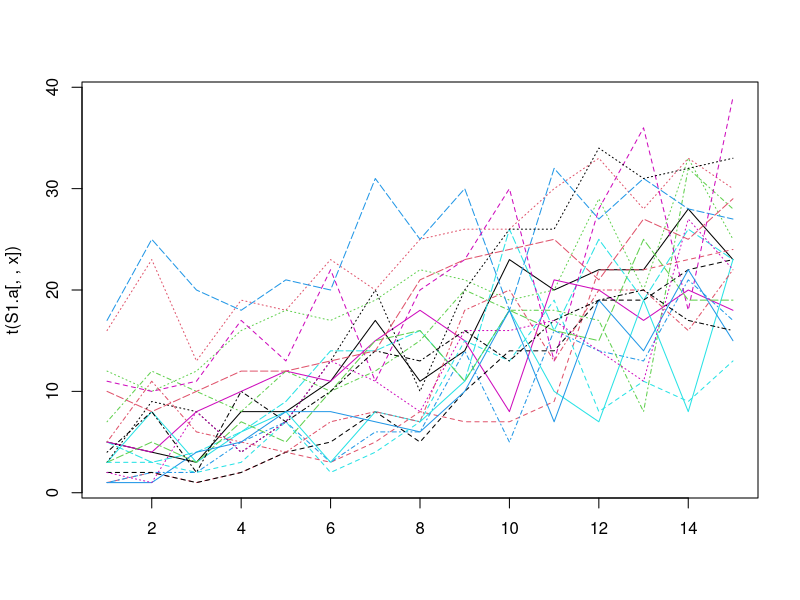
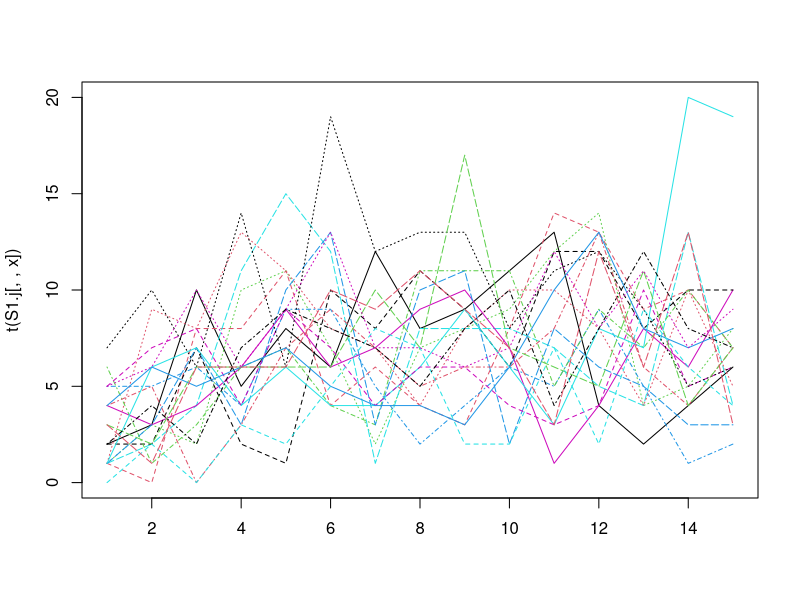
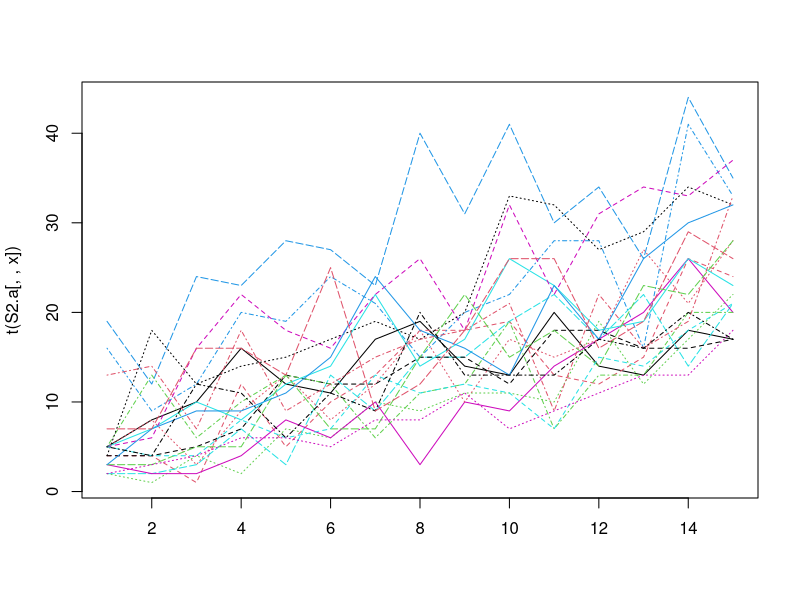
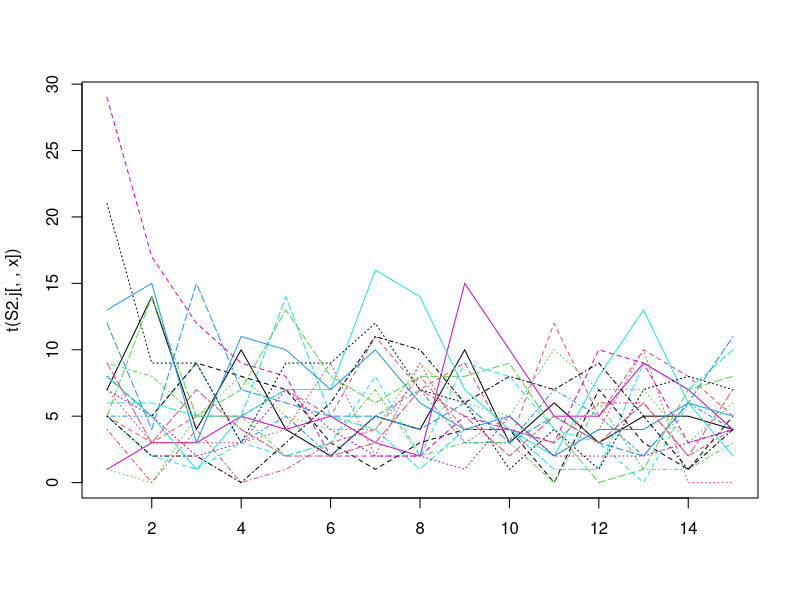
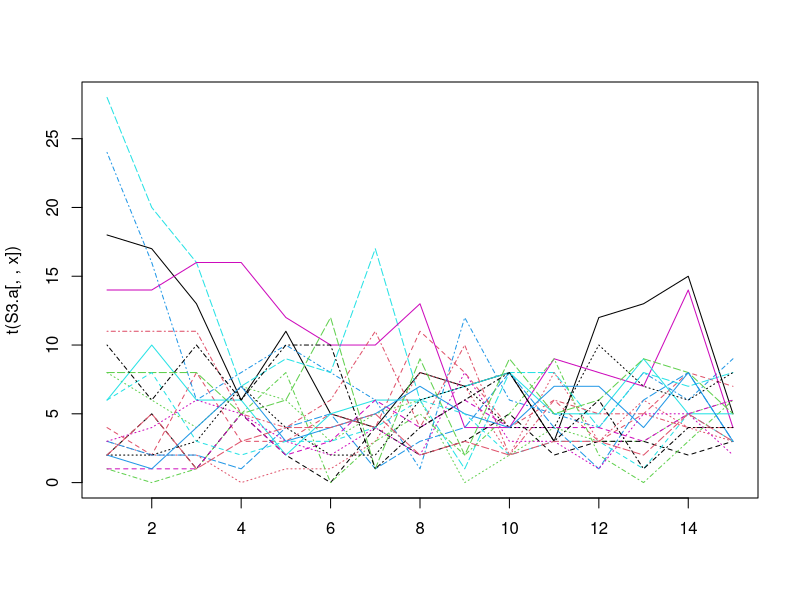
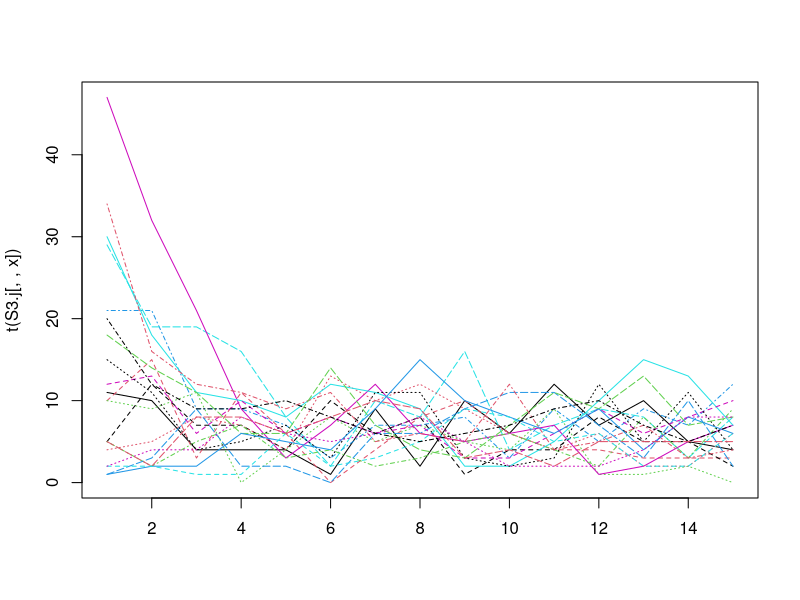
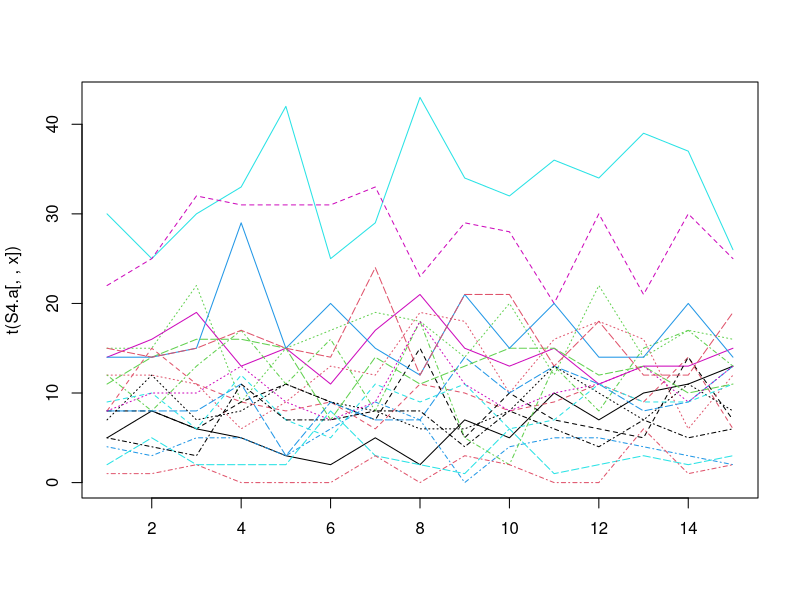
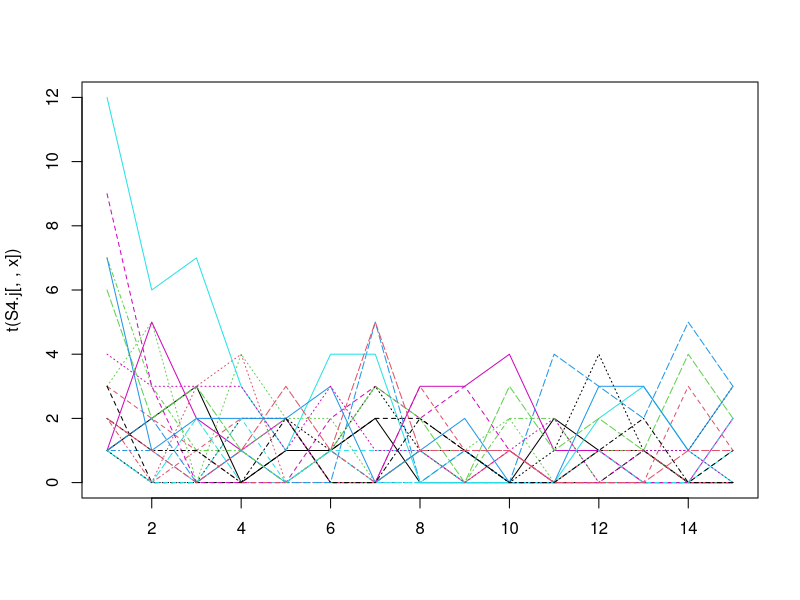

Source code (R) for these figures, in order:

### Code by Maria Paniw
### Created 09-10-2022

### Simulated data to test parameter recovery

# We simulated five species (S1-S5) in 20 sites

### Here are the parameters we used for simulations: 

# a - parameters for adult survival 
# b - parameters for juveniles survival
# 0 - model intercept
# 1 - slope associated with rainfall
# 2 - slope associated with intraspecific density
# 3 - slope associated with interspecific density
# gamma - average per capita recruitment (gain)
# tau - transition from juvenile to adult

a0.S1=c(5,5,5,8,5,5,5,2.5,5,6,4,5,5,4,5)
a1.S1=c(0.4,0.6,0.4,0.4,0.4,0.5,0.4,0,0.4,0.4,0.4,0.4,0.4,0.9,0.6)
a2.S1=c(0,0,-0.9,0,-1,-1,-1,0.2,0,0,0,-1,0,0,0)
a3.S1=c(-0.9,-0.8,0,-1.8,0,0,0,-0.4,-0.8,-1,-0.9,0,-1,-0.6,-1)
b0.S1=c(4,3.8,2,2,2,0.5,2,NA,NA,2,NA,2,2,1.5,2)
b1.S1=c(0.8,0.8,0.3,0,0,0,0,NA,NA,0,0,0,0,0.1,0)
b2.S1=c(0,0,0,0,-0.3,rep(0,10))
b3.S1=c(-0.1,-0.1,0,-0.3,0,1,-0.3,NA,NA,-0.3,-0.3,-0.5,-0.3,0,-0.3)
gamma.S1=c(4.8,4.5,5,5,1,1.7,1,1.5,1,1,1,2,1,1.1,1.8)
tau.S1=c(0.2,0.4,0.2,0.2,0.2,0.25,0.2,0.5,0.2,0.2,0.2,0.5,0.2,0.2,0.2)

a0.S2=c(4,4.5,4,6,4,4,4,7,5,4,5,4,4,8,5)
a1.S2=c(rep(0,7),0.7,0,0,0,0,0,0,0.7)
a2.S2=c(-0.7,-0.9,rep(-0.7,5),0,-0.7,-1.5,-1.7,-0.7,0.7,-1.2,0)
a3.S2=c(-0.2,-0.4,-0.3,rep(-0.2,4),-0.8,-0.2,-0.9,-0.2,-0.2,-0.2,-0.6,-0.2)
b0.S2=c(6,5,5,6,rep(NA,11))
b1.S2=c(0.5,0.5,0.7,0.7,rep(NA,11))
b2.S2=c(0,0,0,-1.2,rep(NA,11))
b3.S2=c(-1.2,1.5,-1.2,0,rep(NA,11))
gamma.S2=c(5,6,5,5,rep(2.1,11))
tau.S2=c(rep(0.3,7),0.6,0.6,0.3,0.6,0.3,0.3,0.2,0.3)

a0.S3=c(6.5,7,6.5,8.5,3.5,3.5,3.5,6,5,3.5,5,3.8,3.4,2,3.1)
a1.S3=c(rep(0,15))
a2.S3=c(rep(0,14),-0.6)
a3.S3=c(-0.9,-0.9,-1.0,-1.7,rep(-0.55,3),-2,-1.2,-0.55,-1.2,-0.6,-0.6,-0.2,0)
b0.S3=c(4,4,4,4,1.5,1.5,3,0.1,0.9,0.9,0.9,1.5,NA,NA,NA)
b1.S3=c(rep(0,15))
b2.S3=c(0.2,-0.2,-0.3,0.2,0,0,0,0,0.2,0,0,0,NA,NA,NA)
b3.S3=c(-0.6,0.9,0.6,0.6,-0.2,0.2,0.2,-0.4,-0.6,0,-0.6,0.2,NA,NA,NA)
gamma.S3=c(6,6,6,4.9,2.5,2.5,2.5,2.5,3.8,2.5,2.5,2.5,3.5,2.2,2.5)
tau.S3=c(0.1,0.2,0.1,0.1,0.2,0.23,0.2,0.7,0.7,0.1,0.7,0.2,0.1,0.1,0.15)


a0.S4=c(4.1,4.1,4.1,8,5,3.5,3.5,9,6,6,6,6,5,4,4.5)
a1.S4=c(rep(0,5),0.2,0.3,rep(0,8))
a2.S4=c(-0.4,-0.4,-0.4,-0.4,-0.4,0.3,0.4,-1.5,-0.4,-1.2,-0.7,-0.4,-0.4,-0.6,-0.5)
a3.S4=c(-0.9,-0.9,-1.98,-1.98,-0.7,-0.6,-0.7,-1.8,-1,-0.3,-1,-0.7,-0.7,-0.3,-0.7)
b0.S4=c(2.8,3.8,2.7,4,3,3,3,rep(NA,8))
b1.S4=c(0,0,0,0,0.2,0.2,0.2,rep(NA,8))
b2.S4=c(0,0,0,0,-0.35,0.35,-0.35,rep(NA,8))
b3.S4=c(-0.1,-0.1,-0.1,-1.9,0,0,0,rep(NA,8))
gamma.S4=c(7,7,7,4.9,0.5,0.4,0.5,1.1,0.5,0.9,0.5,0.3,0.5,0.5,0.5)
tau.S4=c(0.2,0.2,0.5,0.2,0.2,0.2,0.2,0.6,0.3,0.2,0.2,0.4,0.2,0.2,0.2)

a0.S5=c(4.2,4.2,5,rep(4.2,4),3.5,3.5,4.2,5,4.2,3.9,5,4.2)
a1.S5=c(1,1,1.2,rep(1,4),1.5,1,1,0.8,1,1,1,1)
a2.S5=c(-0.2,-0.3,-0.3,rep(-0.2,4),-0.3,rep(-0.2,5),-0.6,-0.2)
a3.S5=c(-0.6,-0.5,rep(-0.6,5),-0.2,rep(-0.6,5),-0.9,-0.6)
b0.S5=c(3.5,3.5,rep(NA,5),1.5,1.2,NA,1.9,NA,NA,NA,NA)
b1.S5=c(0.4,0.4,rep(NA,5),0.6,0.6,NA,0,NA,NA,NA,NA)
b2.S5=c(0,0,rep(NA,5),-1.1,-0.8,NA,-0.8,NA,NA,NA,NA)
b3.S5=c(rep(0,15))
gamma.S5=c(7,7,7,4.9,1.7,1.7,1.7,3,1.9,1.7,1.7,2.5,1.7,1.7,1.7)
tau.S5=c(0.3,0.35,rep(0.3,5),0.65,0.3,0.3,0.3,0.3,0.3,0.3,0.3)

# Rainfall

rain=rnorm(20)

# Densities (all but initial ones simulated): 20 sites, 15 years
# a - adults
# j - juveniles

# S1
S1.a = array(NA,c(20,15,15))
S1.a[,1,]=c(5,1,12,1,5,5,2,16,7,17,3,11,3,5,3,1,3,2,4,10)

S1.j = array(NA,c(20,15,15))
S1.j[,1,]=c(2,1,1,5,1,4,2,1,6,1,1,5,7,4,3,4,0,5,2,3)


# S2
S2.a = array(NA,c(20,15,15))
S2.a[,1,]=c(5,4,2,16,2,3,4,5,5,19,5,5,4,13,3,3,5,2,5,7)

S2.j = array(NA,c(20,15,15))
S2.j[,1,]=c(7,5,1,5,6,1,8, 7,9,12,8,29,21,4,5,13,5,7,5,9)


# S3
S3.a = array(NA,c(20,15,15))
S3.a[,1,]=c(18,4,8,24,28,14,2,3,1,3,6,1,2,11,8,2,6,3,10,2)

S3.j = array(NA,c(20,15,15))
S3.j[,1,]=c(11,10,10,21,29,47,5,4,5,1,30,12,15,34,18,1,2,2,20,5)


# S4
S4.a = array(NA,c(20,15,15))
S4.a[,1,]=c(5,8,15,4,2,14,8,12,12,8,30,22,7,1,11,14,9,8,5,15)

S4.j = array(NA,c(20,15,15))
S4.j[,1,]=c(1,3,3,1,1,1,3,1,7,1,12,9,1,2,6,7,1,4,2,2)


# S5
S5.a = array(NA,c(20,15,15))
S5.a[,1,]=c(16,2,6,1,5,5,13,5,1,2,5,9,5,1,4,12,2,4,3,10)

S5.j = array(NA,c(20,15,15))
S5.j[,1,]=c(4,9,4, 0,4,9,14,3,3,3,10,13,3,7,2,15,2,3,2,1)

# Simulate the remaining abundances

for(x in 1:15){ # number of simulations
  
  for(i in 1:20) { # Loop over sites
    
    #Intraspecific abundance
    
    Na.s1 <- S1.a[i,1,x]
    Nj.s1 <- S1.j[i,1,x]
    Na.s2 <- S2.a[i,1,x]
    Nj.s2 <- S2.j[i,1,x]
    Na.s3 <- S3.a[i,1,x]
    Nj.s3 <- S3.j[i,1,x]
    Na.s4 <- S4.a[i,1,x]
    Nj.s4 <- S4.j[i,1,x]
    Na.s5 <- S5.a[i,1,x]
    Nj.s5 <- S5.j[i,1,x]
    
  
    # Initial neighbor
    
    neigh.S1 <- log(Na.s2+Na.s3+Na.s4+Na.s5)
    neigh.S2 <- log(Na.s1+Na.s3+Na.s4+Na.s5)
    neigh.S3 <- log(Na.s2+Na.s1+Na.s4+Na.s5)
    neigh.S4 <- log(Na.s2+Na.s3+Na.s1+Na.s5)
    neigh.S5 <- log(Na.s2+Na.s3+Na.s4+Na.s1)
    
    #Specify the model for years 
    for(t in 1:14) {
    
      # S1
      
      phiA.S1 <- 1/(1+exp(-( a0.S1[x] +  a1.S1[x]*rain[t] +  a2.S1[x]* log(Na.s1+0.001)-  a3.S1[x]* neigh.S1)))
      
      if(x%in%c(8,9,11)){
        
        thetaJ.S1 <- 0.7
      }else{
        
        thetaJ.S1 <- 1/(1+exp(-(  b0.S1[x] + b1.S1[x]*rain[t]+  b2.S1[x]* log(Na.s1+0.001)-  b3.S1[x]* neigh.S1)))
        
      }

      G.S1 = rpois(1,gamma.S1[x])
      
      # S2
      
      phiA.S2 <- 1/(1+exp(-( a0.S2[x] +  a1.S2[x]*rain[t] +  a2.S2[x]* log(Na.s2+0.001)-  a3.S2[x]* neigh.S2)))
      
      if(x%in%c(5:15)){
        
        thetaJ.S2 <- 0.8
      }else{
        
        thetaJ.S2 <- 1/(1+exp(-(  b0.S2[x] + b1.S2[x]*rain[t]+  b2.S2[x]* log(Na.s2+0.001)-  b3.S2[x]* neigh.S2)))
        
      }
      
      G.S2 = rpois(1,gamma.S2[x])
      
      # S3
      
      phiA.S3 <- 1/(1+exp(-( a0.S3[x] +  a1.S2[x]*rain[t] +  a2.S3[x]* log(Na.s3+0.001)-  a3.S3[x]* neigh.S3)))
      
      if(x%in%c(13,14,15)){
        
        thetaJ.S3 <- 0.7
      }else{
        
        thetaJ.S3 <- 1/(1+exp(-(  b0.S3[x] + b1.S3[x]*rain[t]+  b2.S3[x]* log(Na.s3+0.001)-  b3.S3[x]* neigh.S3)))
        
      }

      
      G.S3 = rpois(1,gamma.S3[x])
      
      # S4
      
      phiA.S4 <- 1/(1+exp(-( a0.S4[x] +  a1.S4[x]*rain[t] +  a2.S4[x]* log(Na.s4+0.001)-  a3.S4[x]* neigh.S4)))
      
      if(x%in%c(8:15)){
        
        thetaJ.S4 <- 0.6
      }else{
        
        thetaJ.S4 <- 1/(1+exp(-(  b0.S4[x] + b1.S4[x]*rain[t]+  b2.S4[x]* log(Na.s4+0.001)-  b3.S4[x]* neigh.S4)))
        
      }
      
      
      G.S4 = rpois(1,gamma.S4[x])
      
      # S5
      
      phiA.S5 <- 1/(1+exp(-( a0.S5[x] +  a1.S5[x]*rain[t] +  a2.S5[x]* log(Na.s5+0.001)-   a3.S5[x]* neigh.S5)))
      
      if(x%in%c(3:7,10:15)){
        
        thetaJ.S5 <- 0.85
      }else{
        
        thetaJ.S5 <- 1/(1+exp(-(  b0.S5[x] + b1.S5[x]*rain[t]+  b2.S5[x]* log(Na.s5+0.001) -  b3.S5[x]* neigh.S5)))
        
      }

      
      G.S5 = rpois(1,gamma.S5[x])
      
      ### Update abundances
      
      Na.s1 <- phiA.S1 *  Na.s1 +  tau.S1[x] * thetaJ.S1 * Nj.s1
      Nj.s1 <- (1 - tau.S1[x])*thetaJ.S1 *  Nj.s1 + G.S1
      
      Na.s2 <- phiA.S2 *  Na.s2 +  tau.S2[x] * thetaJ.S2 * Nj.s2
      Nj.s2 <- (1 - tau.S2[x])*thetaJ.S2 *  Nj.s2 + G.S2
      
      Na.s3 <- phiA.S3 *  Na.s3 +  tau.S3[x] * thetaJ.S3 * Nj.s3
      Nj.s3 <- (1 - tau.S3[x])*thetaJ.S3 *  Nj.s3 + G.S3
      
      Na.s4 <- phiA.S4 *  Na.s4 +  tau.S4[x] * thetaJ.S4 * Nj.s4
      Nj.s4 <- (1 - tau.S4[x])*thetaJ.S4 *  Nj.s4 + G.S4
      
      Na.s5 <- phiA.S5 *  Na.s5 +  tau.S5[x] * thetaJ.S5 * Nj.s5
      Nj.s5 <- (1 - tau.S5[x])*thetaJ.S5 *  Nj.s5 + G.S5
      
      neigh.S1 <- log(Na.s2+Na.s3+Na.s4+Na.s5)
      neigh.S2 <- log(Na.s1+Na.s3+Na.s4+Na.s5)
      neigh.S3 <- log(Na.s2+Na.s1+Na.s4+Na.s5)
      neigh.S4 <- log(Na.s2+Na.s3+Na.s1+Na.s5)
      neigh.S5 <- log(Na.s2+Na.s3+Na.s4+Na.s1)
      
      # Save abundances
      
      S1.a[i,t+1,x] = rpois(1,Na.s1)
      S1.j[i,t+1,x] = rpois(1,Nj.s1)
      
      S2.a[i,t+1,x] = rpois(1,Na.s2)
      S2.j[i,t+1,x] = rpois(1,Nj.s2)
      
      S3.a[i,t+1,x] = rpois(1,Na.s3)
      S3.j[i,t+1,x] = rpois(1,Nj.s3)
      
      S4.a[i,t+1,x] = rpois(1,Na.s4)
      S4.j[i,t+1,x] = rpois(1,Nj.s4)
      
      S5.a[i,t+1,x] = rpois(1,Na.s5)
      S5.j[i,t+1,x] = rpois(1,Nj.s5)
      
    }
    
  }
  
}

par(mfrow = c(1, 1))


matplot(t(S1.a[,,x]),type = "l")
matplot(t(S1.j[,,x]),type = "l")

matplot(t(S2.a[,,x]),type = "l")
matplot(t(S2.j[,,x]),type = "l")

matplot(t(S3.a[,,x]),type = "l")
matplot(t(S3.j[,,x]),type = "l")

matplot(t(S4.a[,,x]),type = "l")
matplot(t(S4.j[,,x]),type = "l")

matplot(t(S5.a[,,x]),type = "l")
matplot(t(S5.j[,,x]),type = "l")

